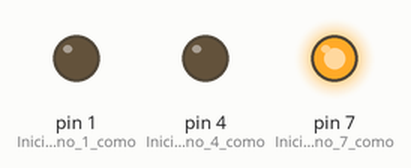
Bench run of a sketch on a simulated Arduino Uno, built with avr-gcc and run on an emulated ATmega328P. Shown: output pins drawn as LEDs (lit = HIGH).

Above: at 0.5 s.
At 1.5 s:
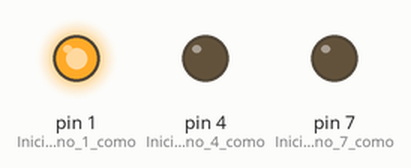
At 5.5 s:
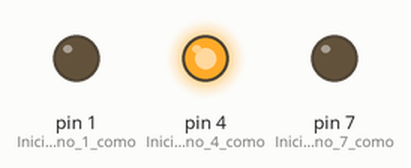
Timing chart, 0 to 6.9 s (numbered marks = the images above):
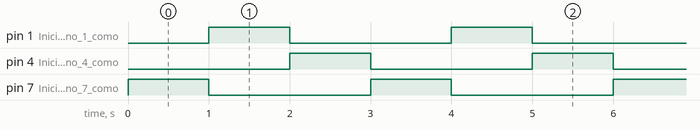

Measured:
- by itself, pin 1 (Inicializa_o_pino_1_como), pin 4 (Inicializa_o_pino_4_como), pin 7 (Inicializa_o_pino_7_como): alternates HIGH for 1.0 s and LOW for 2.0 s
- by itself, everything shown: repeats every 3.0 s, in 4 steps

The sketch:

code.ino
```cpp
void  setup() { // Executado cada vez que o Arduino se inicializa;
    pinMode(1, OUTPUT); // Inicializa o pino 1 como saída.
    pinMode(4, OUTPUT); // Inicializa o pino 4 como saída.
    pinMode(7, OUTPUT); // Inicializa o pino 7 como saída.
}

void  loop() { // Função loop() executada interruptamente;
    // Liga o LED vermelho
    digitalWrite(7, HIGH); // Acende o LED (HIGH nível de tensão liberado);
    delay(1000); // Espera um segundo;
    digitalWrite(7, LOW); // Apaga o LED (LOW nível de tensão interrompido);

    // Liga o LED verde
    digitalWrite(1, HIGH); // Acende o LED (HIGH nível de tensão liberado);
    delay(1000); // Espera um segundo;
    digitalWrite(1, LOW); // Apaga o LED (LOW nível de tensão interrompido);

    // Liga o LED amarelo
    digitalWrite(4, HIGH); // Acende o LED (HIGH nível de tensão liberado);
    delay(1000); // Espera um segundo;
    digitalWrite(4, LOW); // Apaga o LED (LOW nível de tensão interrompido);
}
```
